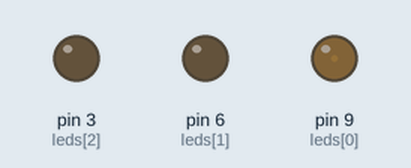
This sketch was run on a simulated Arduino Uno, built with avr-gcc and run on an emulated ATmega328P. Shown: output pins drawn as LEDs (lit = HIGH).

Above: at 0.05 s.
At 1.35 s:
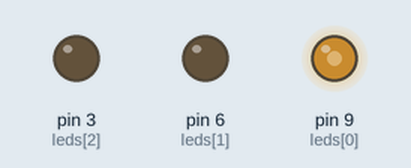
At 2.7 s:
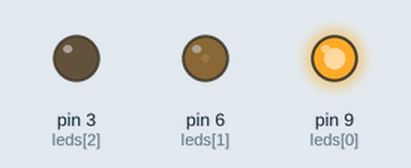
At 5.4 s:
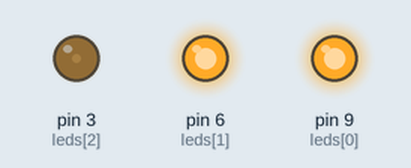
At 8.05 s:
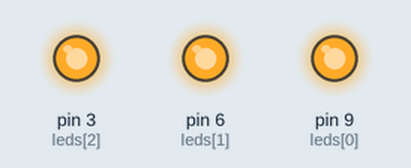
At 10.75 s:
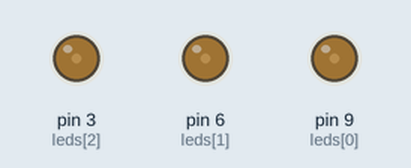
Timing chart, 0 to 14.6 s (numbered marks = the images above):
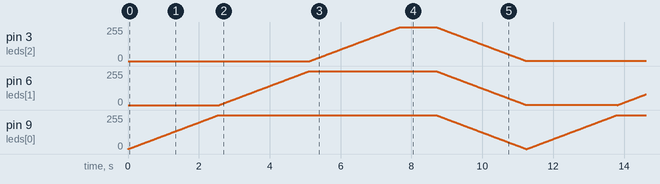

The sketch:

Arduino_6_PWM_Succession_GRYLights_online_help.ino
```cpp
/*
Code Taken from:
http://forum.arduino.cc/index.php/topic,119778.0.html
Courtesy of: baselsw
*/

//make an array
int leds[] = {9,6,3};
int num = 3;

void init_leds(){
  for(int i = 0; i<num; i++){
    digitalWrite(leds[i],LOW);//not neccessary - tested
    pinMode(leds[i], OUTPUT);
  }
}

void FadeOutLeds(){
  for(int i = 255;i>0;i--){

    for(int j = 0;j<num;j++){
      analogWrite(leds[j],i);
    }
    delay(10);
  }

}

void FadeInLed(int theLed){
  for(int i = 0;i<256;i++){
    analogWrite(theLed,i);
    delay(10);
  }
}


void setup() {
  // initialize the digital pins as an output.
  init_leds();
}

// the loop routine runs over and over again forever:
void loop() {

  for(int i = 0; i<num;i++){
    FadeInLed(leds[i]);
  }
  delay(1000);               // wait for 1 seconds
  FadeOutLeds();

}
```
